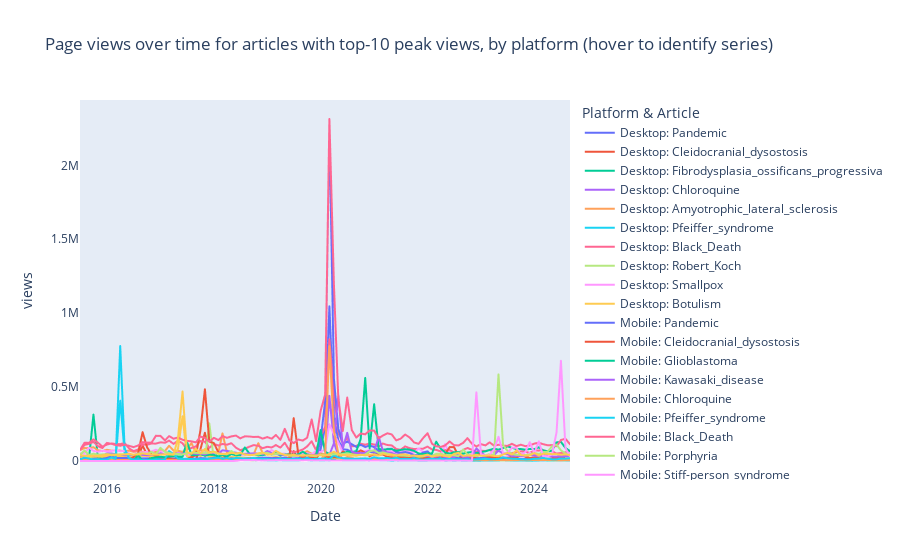

Notebook cell for this chart:
### Code cell
fig = px.line(
    df_for_graph2,
    x = df_for_graph2.index,
    y = "views",
    color = "label",
    title = "Page views over time for articles with top-10 peak views, by platform (hover to identify series)",
    labels = {"timestamp": "Date"}
)

fig.update_layout(
    xaxis=dict(showgrid=False),
    yaxis=dict(showgrid=False),
    legend_title_text = "Platform & Article"
)

fig.show()
